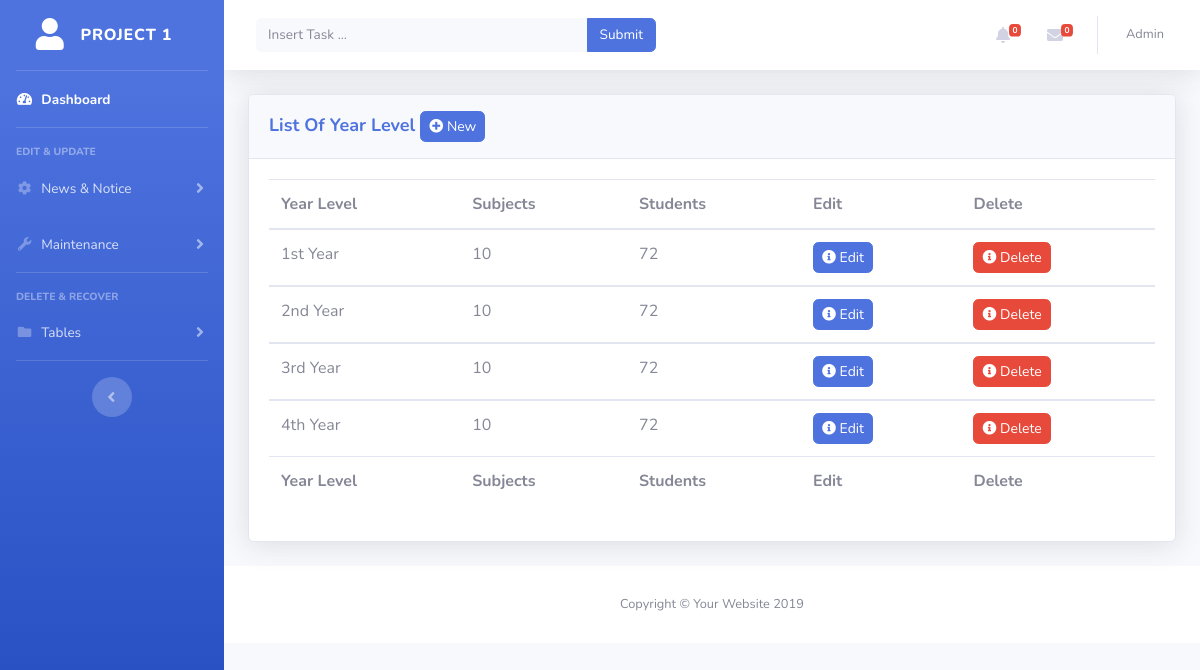
/admin_panel/setYear.php (signed in), run on the app's committed database.
### tables this page shows
CREATE TABLE `year_level` (
  `year_id` int(11) NOT NULL,
  `yearlevel` varchar(255) NOT NULL,
  `value` int(11) NOT NULL
);

### admin_panel/setYear.php (the view, shortened to what this page needs)
<?php include"includes/header.php";
?>
<div class="container-fluid">
  <div class="card shadow mb-4">
    <div class="card-header py-3">
       <h6 class="m-0 font-weight-bold text-primary" style="font-size:18px">List Of Year Level <a href="#"  class="btn btn-primary btn-sm rounded" data-toggle="modal" data-target="#addSemester">  <i class="fa fa-plus-circle fw-fa"></i> New</a></h6>
    </div>
    <div class="card-body">
      <div class="table-responsive">
        <table class="table" width="100%" cellspacing="0">
          <thead>
            <tr>
              <th>Year Level</th>
              <th>Subjects</th>
              <th>Students</th>
              <th>Edit</th>
              <th>Delete</th>
            </tr>
          </thead>
          <tfoot>
            <tr>
              <th>Year Level</th>
              <th>Subjects</th>
              <th>Students</th>
              <th>Edit</th>
              <th>Delete</th>
            </tr>
          </tfoot>
          <?php
          include"includes/config.php";
            $sql = "SELECT * FROM year_level where value=1";
            $result = mysqli_query($conn, $sql);
            $semesters = mysqli_fetch_all($result, MYSQLI_ASSOC);
         ?>
         <?php foreach ($semesters as $semester): ?>
          <tbody>
            <tr>
                <td><?php echo $semester['yearlevel']; ?></td>
                <td><?php echo "10"; ?></td>
                <td><?php echo "72"; ?></td>
              <td><a href="setSemester.php?id=<?php echo $semester['year_id']; ?>"  class="btn btn-primary btn-sm rounded" ><i class="fa fa-info-circle"></i> Edit</a></td>
              <td><a href="setSemester.php?delete=true&&id=<?php echo $semester['year_id']; ?>"  class="btn btn-danger btn-sm rounded" >  <i class="fa fa-info-circle"></i> Delete</a></td>
            </tr>
            </tbody>
        <?php endforeach; ?>
        </table>
      </div>
    </div>
  </div>
</div>
<?php include"includes/footer.php"; ?>

### data on the page
year_level: yearlevel "1st Year"
year_level: yearlevel "2nd Year"
year_level: yearlevel "3rd Year"
year_level: yearlevel "4th Year"
